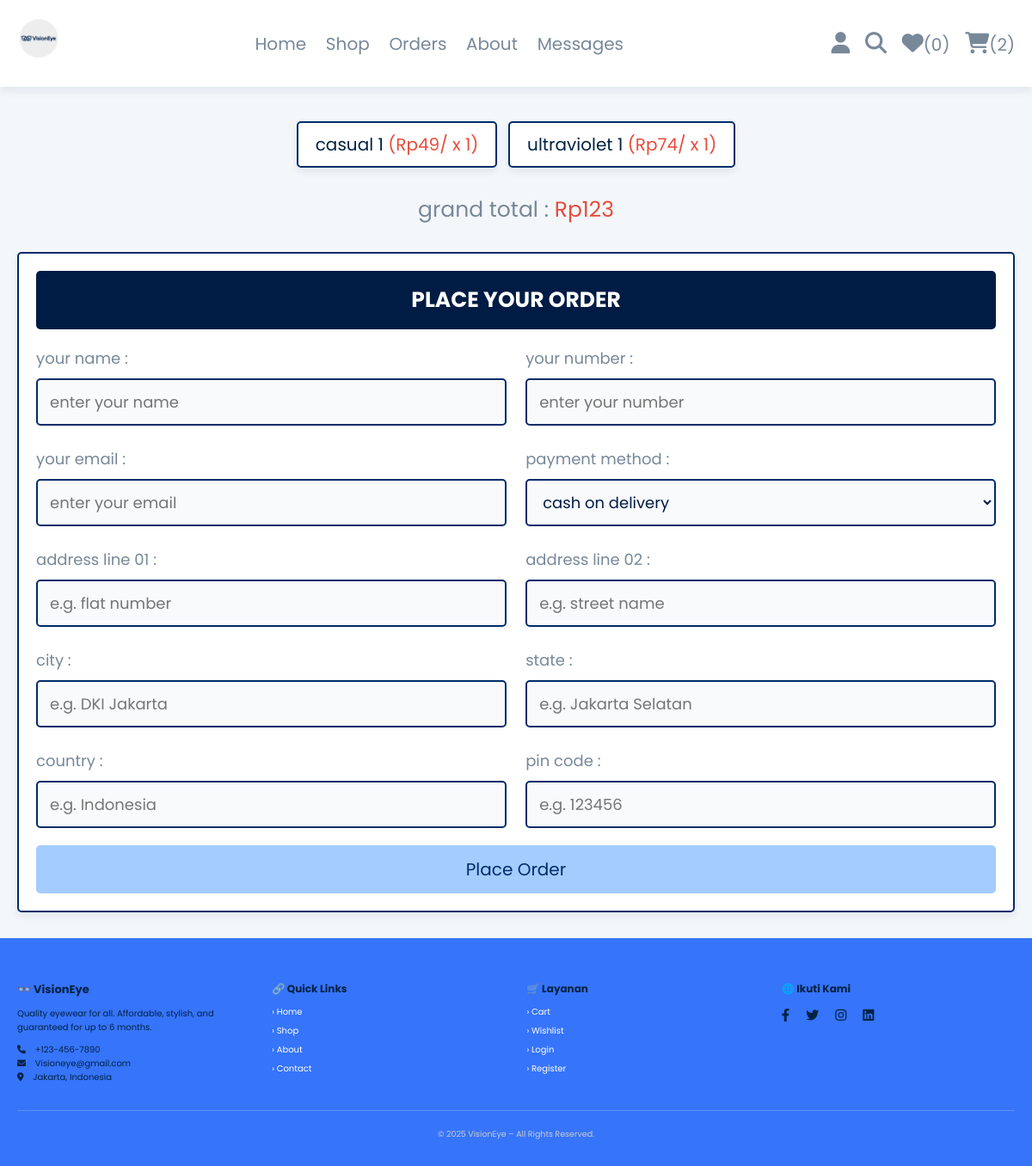
Screenshot of /checkout.php (signed in) with the database file from the repository.
### tables this page shows
CREATE TABLE `cart` (
  `id` int(100) NOT NULL,
  `user_id` int(100) NOT NULL,
  `pid` int(100) NOT NULL,
  `name` varchar(100) NOT NULL,
  `price` int(100) NOT NULL,
  `quantity` int(100) NOT NULL,
  `image` varchar(100) NOT NULL
);

### checkout.php (the view, shortened to what this page needs)
<?php
@include 'config.php';
$user_id = $_SESSION['user_id'];
?>
<!DOCTYPE html>
<html lang="en">
<head>
   <link rel="stylesheet" href="https://cdnjs.cloudflare.com/ajax/libs/font-awesome/6.1.1/css/all.min.css">
   <link rel="stylesheet" href="css/style.css">
</head>
<body>
<?php include 'header.php'; ?>
<section class="display-orders">
   <?php
      $cart_grand_total = 0;
      $select_cart_items = $conn->prepare("SELECT * FROM `cart` WHERE user_id = ?");
      $select_cart_items->execute([$user_id]);
      if($select_cart_items->rowCount() > 0){
         while($fetch_cart_items = $select_cart_items->fetch(PDO::FETCH_ASSOC)){
            $cart_total_price = ($fetch_cart_items['price'] * $fetch_cart_items['quantity']);
            $cart_grand_total += $cart_total_price;
   ?>
   <p> <?= $fetch_cart_items['name']; ?> <span>(<?= 'Rp'.$fetch_cart_items['price'].'/ x '. $fetch_cart_items['quantity']; ?>)</span> </p>
   <?php
    }
   }else{
      echo '<p class="empty">your cart is empty!</p>';
   }
   ?>
   <div class="grand-total">grand total : <span>Rp<?= $cart_grand_total; ?></span></div>
</section>
<section class="checkout-orders">
   <form action="" method="POST">
      <h3>place your order</h3>
      <div class="flex">
         <div class="inputBox">
            <span>your name :</span>
            <input type="text" name="name" placeholder="enter your name" class="box" required>
         </div>
         <div class="inputBox">
            <span>your number :</span>
            <input type="number" name="number" placeholder="enter your number" class="box" required>
         </div>
         <div class="inputBox">
            <span>your email :</span>
            <input type="email" name="email" placeholder="enter your email" class="box" required>
         </div>
         <div class="inputBox">
            <span>payment method :</span>
            <select name="method" class="box" required>
               <option value="cash on delivery">cash on delivery</option>
            </select>
         </div>
         <div class="inputBox">
            <span>address line 01 :</span>
            <input type="text" name="flat" placeholder="e.g. flat number" class="box" required>
         </div>
         <div class="inputBox">
            <span>address line 02 :</span>
            <input type="text" name="street" placeholder="e.g. street name" class="box" required>
         </div>
         <div class="inputBox">
            <span>city :</span>
            <input type="text" name="city" placeholder="e.g. DKI Jakarta" class="box" required>
         </div>
         <div class="inputBox">
            <span>state :</span>
            <input type="text" name="state" placeholder="e.g. Jakarta Selatan" class="box" required>
         </div>
         <div class="inputBox">
            <span>country :</span>
            <input type="text" name="country" placeholder="e.g. Indonesia" class="box" required>
         </div>
         <div class="inputBox">
            <span>pin code :</span>
            <input type="number" min="0" name="pin_code" placeholder="e.g. 123456" class="box" required>
         </div>
      </div>
      <input type="submit" name="order" class="btn <?= ($cart_grand_total > 1)?'':'disabled'; ?>" value="place order">
   </form>
</section>
<?php include 'footer.php'; ?>
</body>
</html>

### css/style.css (style rules this page uses)
.display-orders { text-align: center; padding-bottom: 0; }
.display-orders p { display: inline-block; padding:1rem 2rem; margin:1rem .5rem; font-size: 2rem; text-align: center; border:var(--border); background-color: var(--white); box-shadow: var(--box-shadow); border-radius: .5rem; }
.display-orders p span { color:var(--red); }
.display-orders .grand-total { margin-top: 2rem; font-size: 2.5rem; color:var(--light-color); }
.display-orders .grand-total span { color:var(--red); }
.checkout-orders form { padding:2rem; border:var(--border); background-color: var(--white); box-shadow: var(--box-shadow); border-radius: .5rem; }
.checkout-orders form h3 { border-radius: .5rem; background-color: var(--black); color:var(--white); padding:1.5rem 1rem; text-align: center; text-transform: uppercase; margin-bottom: 2rem; font-size: 2.5rem; }
.checkout-orders form .flex { display: flex; flex-wrap: wrap; gap:1.5rem; justify-content: space-between; }
.checkout-orders form .flex .inputBox { width: 49%; }
.checkout-orders form .flex .inputBox .box { width: 100%; border:var(--border); border-radius: .5rem; font-size: 1.8rem; color:var(--black); padding:1.2rem 1.4rem; margin:1rem 0; background-color: var(--light-bg); }
.checkout-orders form .flex .inputBox span { font-size: 1.8rem; color:var(--light-color); }

### css/components.css (style rules this page uses)
:root { --blue-primary: #002C6A; --blue-light: #007BFF; --blue-accent: #A4CCFF; --white: #FFFFFF; --light-gray: #F4F7FA; --black: #001B44; --text-color: #002244; --highlight: #00B4D8; --orange: #f39c12; --red: #e74c3c; --light-color: #778899; --light-bg: #F8FAFC; --border: 0.2rem solid var(--blue-primary); --box-shadow: 0 0.5rem 1rem rgba(0, 44, 106, 0.08); }
* { font-family: 'Poppins', sans-serif; margin: 0; padding: 0; box-sizing: border-box; outline: none; border: none; text-decoration: none; color: var(--text-color); }
body { background-color: var(--light-gray); }
html { font-size: 62.5%; overflow-x: hidden; scroll-behavior: smooth; scroll-padding-top: 6.5rem; }
section { padding:3rem 2rem; max-width: 1200px; margin:0 auto; }
.btn, .delete-btn, .option-btn { display: block; width: 100%; margin-top: 1rem; border-radius: .5rem; color:var(--blue-primary); font-size: 2rem; padding:1.3rem 3rem; text-transform: capitalize; cursor: pointer; text-align: center; }
.btn { background-color: var(--blue-accent); }

### rows the page displays
cart: name "casual 1", price "49", quantity "1"
cart: name "ultraviolet 1", price "74", quantity "1"

### other values shown
$count_wishlist_items->rowCount() "0"
$count_cart_items->rowCount() "2"
$cart_grand_total "123"
